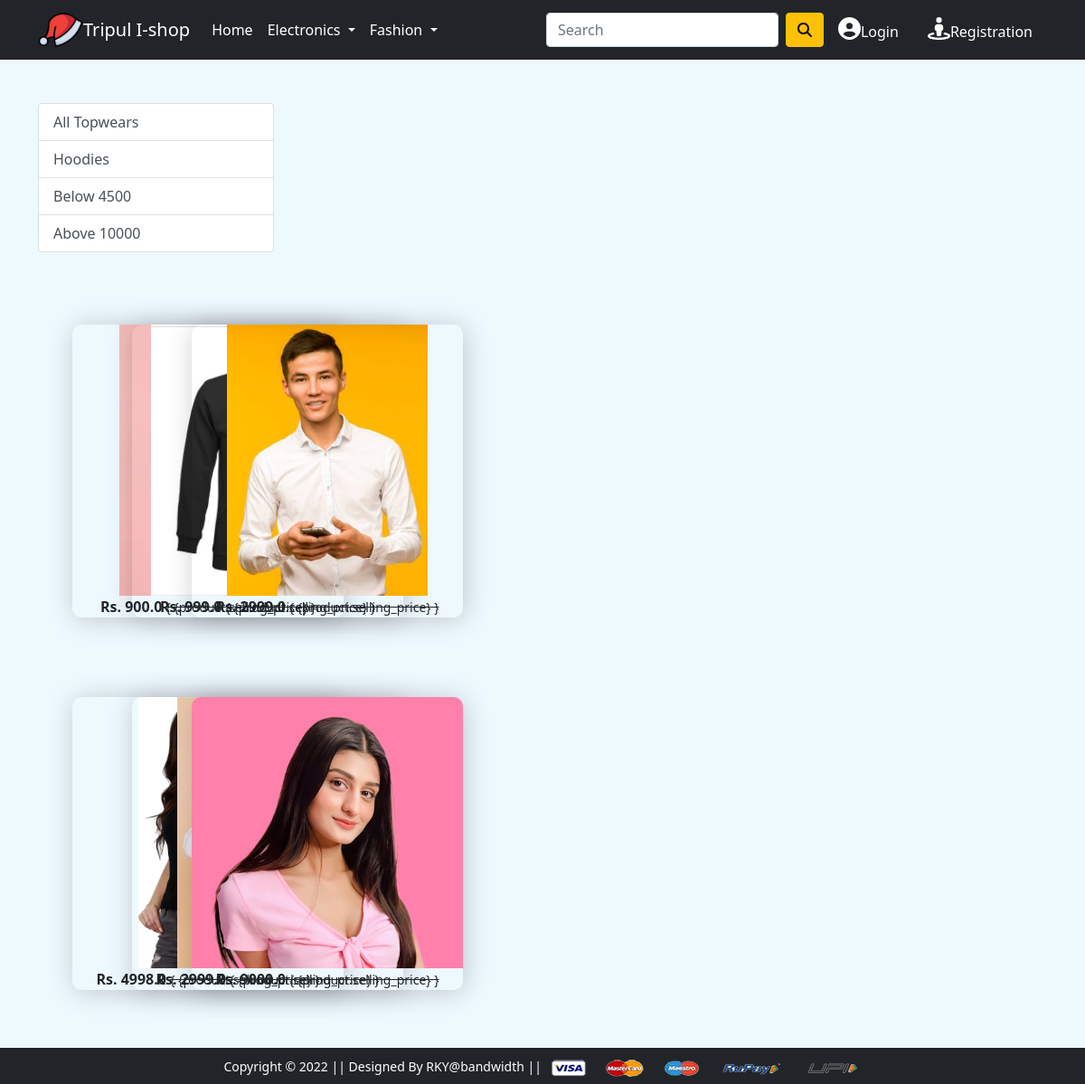
Screenshot of /topwear/ with the database file from the repository.
### app/models.py (models this page shows, shortened)
class Product(models.Model):
    title=models.CharField(max_length=100)
    selling_price=models.FloatField()
    discounted_price=models.FloatField()
    description=models.TextField()
    brand=models.CharField(max_length=100)
    category=models.CharField(choices=CATEGORY_CHOICES,max_length=100)
    product_image =models.ImageField(upload_to='producting')

### app/views.py (the view)
# urls.py: path('topwear/', views.topwear, name='topwear'),
def topwear(request,data=None):
    if data==None:
        topwears=Product.objects.filter(category='TW')
    elif data=='Hoodies':
        topwears=Product.objects.filter(category='TW').filter(brand=data)
    elif data=='below' :
        topwears=Product.objects.filter(category='TW').filter(discounted_price__lt=4500.00)
    elif data=='above':
        topwears=Product.objects.filter(category='TW').filter(discounted_price__gt=10000.00)
    return render(request, 'app/topwear.html',{'topwears':topwears})

### app/templates/app/topwear.html (shortened to what this page needs)
{% extends 'app/base.html' %}
{% load static %}
{% block main-content %}
<div class="container my-5">
 <div class="row">
  <div class="col-sm-3">
    <div class="list-group mb-5">
        <a href="{% url 'topwear' %}" class="list-group-item
        list-group-item-action" aria-current="true">All Topwears</a>
        <a href="{% url 'topweardata' 'Hoodies' %}" class="list-group-item
        list-group-item-action" aria-current="true">Hoodies</a>
        <a href="{% url 'topweardata' 'below' %}" class="list-group-item
        list-group-item-action" aria-current="true">Below 4500</a>
        <a href="{% url 'topweardata' 'above' %}" class="list-group-item
        list-group-item-action" aria-current="true">Above 10000</a>
  </div>
  <div class="col-sm-8 ">
    <div class="row">
     {% for product in topwears%}
        <div class="col-sm-4 text-center mb-4">
            <a href="{% url 'product-detail' product.id %}"
            class="btn">
             <div class="box">
                <img src="{{product.product_image.url}} " alt=""
                height="300" class="">
                <div class="fw-bold">Rs. {{product.discounted_price}}
                <small class="fw-light text-decoration-line-through">{
                   {product.selling_price} }</small></div>
                </div>
            </a>
        </div>{%endfor%}
    </div>
 </div>
{% endblock main-content %}

### app/static/app/css/styles.css (style rules this page uses)
body { margin:0px; padding: 0px; background-color:#eef8ff; }
a { text-decoration:none; }
.box { width:300px; box-shadow: 2px 2px 30px rgba(0,0,0,0.2); border-radius: 10px; overflow: hidden; margin: 25px; }

### rows the page displays
Product: discounted_price "900.0"
Product: discounted_price "999.0"
Product: product_image (picture), discounted_price "2999.0"
Product: discounted_price "4998.0"
Product: discounted_price "2999.0"
Product: product_image (placeholder picture), discounted_price "9000.0"
